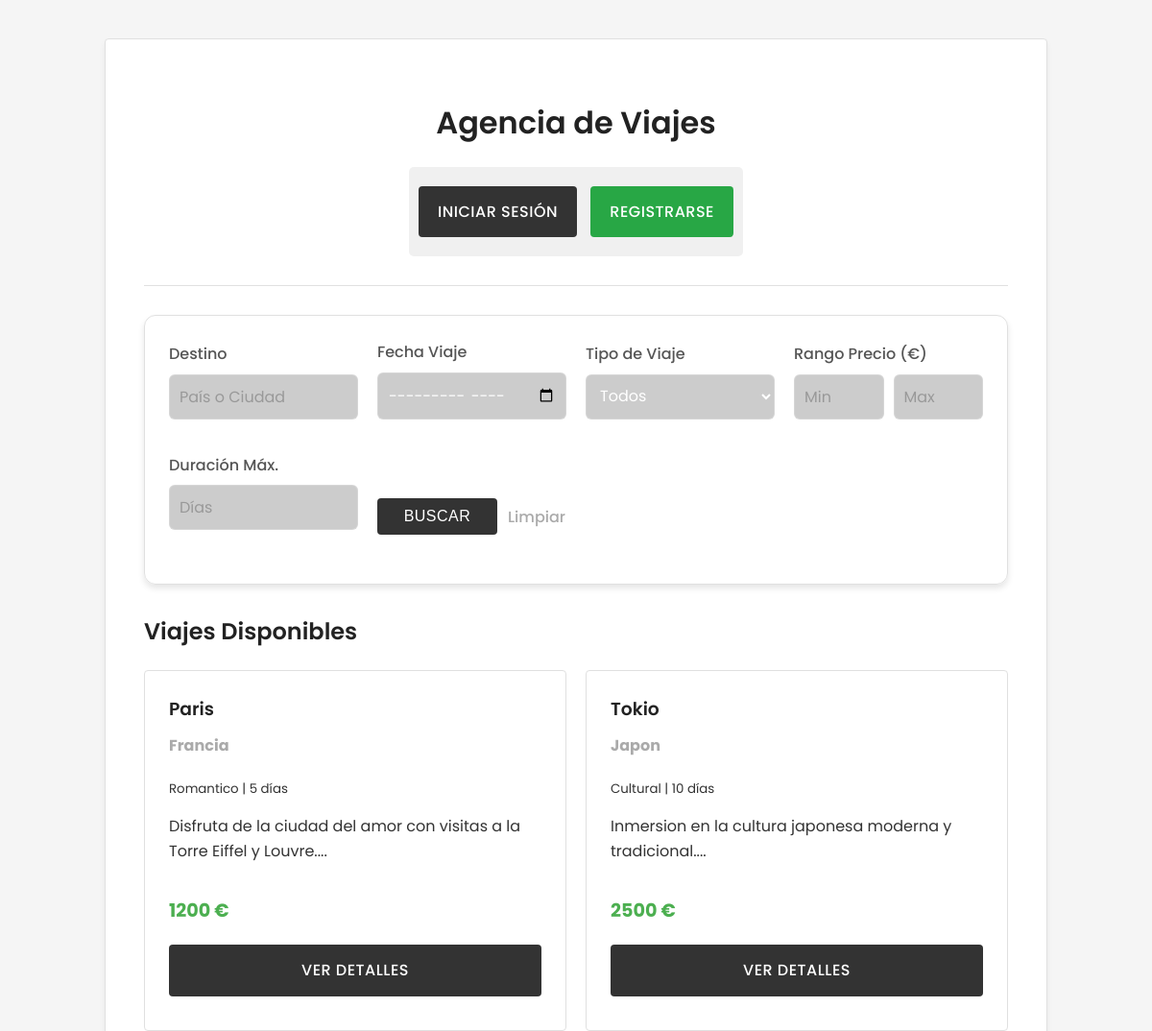
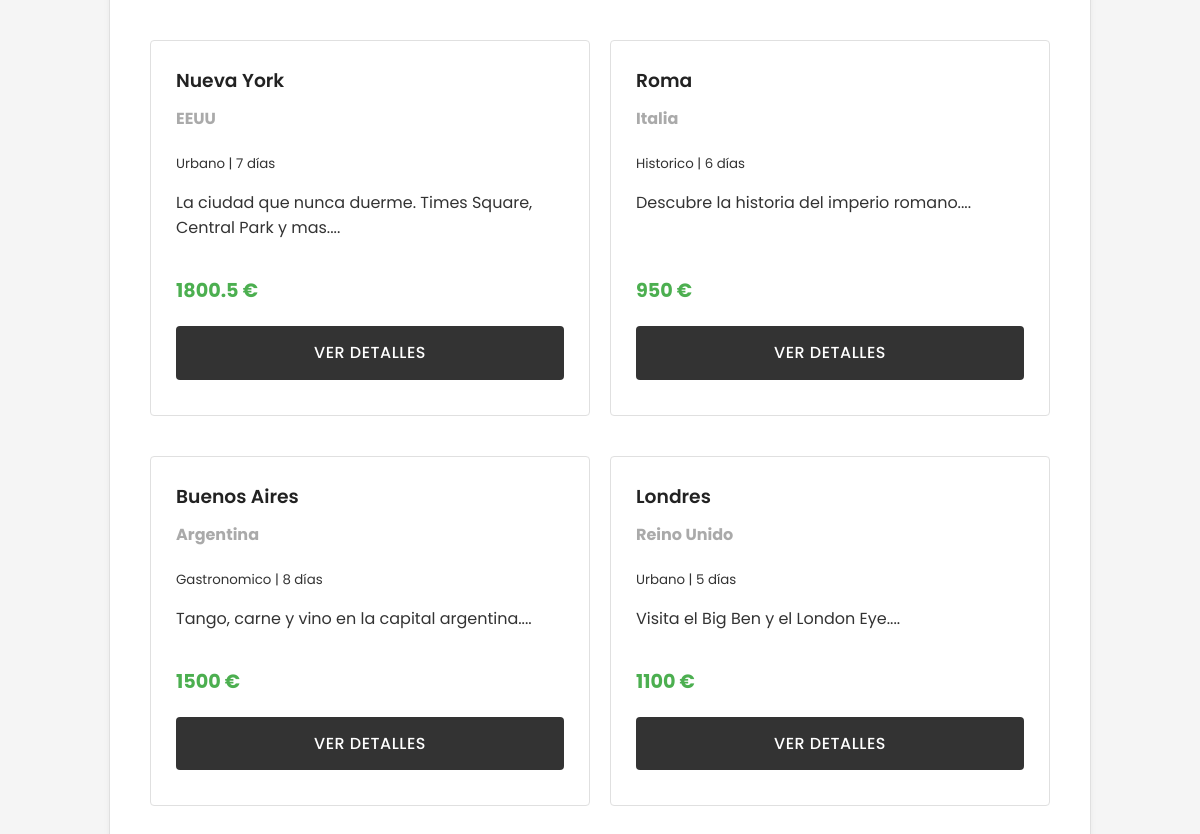
The page / on the database its author committed (2 pictures, top to bottom).
### tables this page shows
CREATE TABLE paquetes_turisticos (
    id_paquete VARCHAR(50) PRIMARY KEY,
    destino_pais VARCHAR(100),
    destino_ciudad VARCHAR(100),
    tipo_viaje VARCHAR(50),
    duracion INT,
    descripcion_detallada TEXT,
    itinerario TEXT,
    plazas INT,
    precio_base DOUBLE,
    id_proveedor VARCHAR(50),
    FOREIGN KEY (id_proveedor) REFERENCES proveedores(id_proveedor) ON DELETE CASCADE
);

### index.php (the view, shortened to what this page needs)
<html>
<head>
    <link rel="stylesheet" href="style.css">
</head>
<body>
    <div class="container">
        <?php
        include 'conexion.php';
        echo "<div style='text-align:center; margin-bottom: 20px;'>";
        echo "<h1>Agencia de Viajes</h1>";
        echo "<div style='background-color: #f0f0f0; padding: 10px; border-radius: 5px; display: inline-block;'>";
        if (isset($_SESSION['usuario'])) {
            echo "<span style='font-weight:bold; display:block; margin-bottom:5px;'>Hola, " . $_SESSION['usuario'] . "</span>";
            echo "<div style='font-size: 0.9em;'>";
            echo "<a href='mis_reservas.php' style='margin:0 10px;'>Mis Reservas</a>";
            echo "<a href='perfil.php' style='margin:0 10px;'>Mi Perfil</a>";
            if ($_SESSION['tipo'] == 'admin' || $_SESSION['tipo'] == 'empleado') {
                echo "<a href='admin_dashboard.php' style='margin:0 10px;'>Panel Admin</a>";
            }
            echo "<a href='logout.php' style='margin:0 10px; color: #dc3545;'>Salir</a>";
            echo "</div>";
        } else {
            echo "<a href='login.php' class='button' style='margin-right:10px;'>Iniciar Sesión</a> ";
            echo "<a href='registro.php' class='button' style='background-color:#28a745;'>Registrarse</a>";
        }
        echo "</div>";
        echo "</div>";
        echo "<hr>";
        $pais = isset($_GET['pais']) ? trim($_GET['pais']) : '';
        $fecha = isset($_GET['fecha']) ? $_GET['fecha'] : '';
        $precio_min = isset($_GET['precio_min']) ? $_GET['precio_min'] : '';
        $precio_max = isset($_GET['precio_max']) ? $_GET['precio_max'] : '';
        $duracion = isset($_GET['duracion']) ? $_GET['duracion'] : '';
        $errors = [];
        ?>
        <div class="filter-box"
            style="background: rgba(255,255,255,0.05); padding: 25px; border-radius: 12px; margin-bottom: 30px; box-shadow: 0 4px 6px rgba(0,0,0,0.1);">
            <form action="index.php" method="get">
                <div
                    style="display: grid; grid-template-columns: repeat(auto-fit, minmax(180px, 1fr)); gap: 20px; align-items: end;">
                    <div style="display: flex; flex-direction: column;">
                        <label style="font-weight: 500; margin-bottom: 8px;">Destino</label>
                        <input type="text" name="pais" value="<?php echo htmlspecialchars($pais); ?>"
                            placeholder="País o Ciudad"
                            style="padding: 10px; border: 1px solid rgba(255,255,255,0.2); border-radius: 6px; background: rgba(0,0,0,0.2); color: white;">
                    </div>
                    <div style="display: flex; flex-direction: column;">
                        <label style="font-weight: 500; margin-bottom: 8px;">Fecha Viaje</label>
                        <input type="month" name="fecha" value="<?php echo htmlspecialchars($fecha); ?>"
                            min="<?php echo date('Y-m'); ?>"
                            style="padding: 10px; border: 1px solid rgba(255,255,255,0.2); border-radius: 6px; background: rgba(0,0,0,0.2); color: white;">
                    </div>
                    <div style="display: flex; flex-direction: column;">
                        <label style="font-weight: 500; margin-bottom: 8px;">Tipo de Viaje</label>
                        <select name="tipo"
                            style="padding: 10px; border: 1px solid rgba(255,255,255,0.2); border-radius: 6px; background: rgba(0,0,0,0.2); color: white;">
                            <option value="">Todos</option>
                        </select>
                    </div>
                    <div style="display: flex; flex-direction: column;">
                        <label style="font-weight: 500; margin-bottom: 8px;">Rango Precio (€)</label>
                        <div style="display: flex; gap: 10px;">
                            <input type="number" name="precio_min" min="0" step="0.01"
                                value="<?php echo htmlspecialchars($precio_min); ?>" placeholder="Min"
                                style="width: 100%; padding: 10px; border: 1px solid rgba(255,255,255,0.2); border-radius: 6px; background: rgba(0,0,0,0.2); color: white;">
                            <input type="number" name="precio_max" min="0" step="0.01"
                                value="<?php echo htmlspecialchars($precio_max); ?>" placeholder="Max"
                                style="width: 100%; padding: 10px; border: 1px solid rgba(255,255,255,0.2); border-radius: 6px; background: rgba(0,0,0,0.2); color: white;">
                        </div>
                    </div>
                    <div style="display: flex; flex-direction: column;">
                        <label style="font-weight: 500; margin-bottom: 8px;">Duración Máx.</label>
                        <input type="number" name="duracion" min="1"
                            value="<?php echo htmlspecialchars($duracion); ?>" placeholder="Días"
                            style="width: 100%; padding: 10px; border: 1px solid rgba(255,255,255,0.2); border-radius: 6px; background: rgba(0,0,0,0.2); color: white;">
                    </div>
                    <div style="display: flex; gap: 10px;">
                        <input type="submit" value="Buscar" class="button"
                            style="padding: 10px 25px; cursor: pointer; flex: 2;">
                        <a href="index.php"
                            style="display: flex; align-items: center; justify-content: center; flex: 1; color: #aaa; text-decoration: none; border: 1px solid rgba(255,255,255,0.2); border-radius: 6px;">Limpiar</a>
                    </div>
                </div>
            </form>
        </div>
        <h2>Viajes Disponibles</h2>
        <div class="grid-viajes"
            style="display: grid; grid-template-columns: repeat(auto-fill, minmax(300px, 1fr)); gap: 20px;">
            <?php
            if (empty($errors)) {
                $sql = "SELECT DISTINCT p.* FROM paquetes_turisticos p";
                $res = mysqli_query($conex, $sql);
            } else {
                $res = null;
            }
            if ($res === null) {
                echo "<p>No se pueden mostrar resultados debido a errores en los filtros.</p>";
            } else if (!$res || mysqli_num_rows($res) == 0) {
                echo "<p>No se encontraron viajes con esos criterios.</p>";
            } else {
                while ($viaje = mysqli_fetch_array($res)) {
                    echo "<div class='card' style='display:flex; flex-direction:column; justify-content:space-between;'>";
                    echo "<div>";
                    echo "<h3>" . $viaje['destino_ciudad'] . "</h3>";
                    echo "<h4 style='color:#aaa; margin-top:-10px;'>" . $viaje['destino_pais'] . "</h4>";
                    echo "<p><small>" . $viaje['tipo_viaje'] . " | " . $viaje['duracion'] . " días</small></p>";
                    echo "<p>" . substr($viaje['descripcion_detallada'], 0, 100) . "...</p>";
                    echo "</div>";
                    echo "<div>";
                    echo "<p style='font-size:1.2em; font-weight:bold; color: #4CAF50;'>" . $viaje['precio_base'] . " €</p>";
                    echo "<a href='detalles_viaje.php?id=" . $viaje['id_paquete'] . "' class='button' style='display:block; text-align:center;'>Ver Detalles</a>";
                    echo "</div>";
                    echo "</div>";
                }
            }
            ?>
        </div>
    </div>
</body>
</html>

### style.css (style rules this page uses)
body { margin: 0; padding: 0; font-family: 'Poppins', 'Segoe UI', Helvetica, Arial, sans-serif; background-color: #f5f5f5; color: #333333; line-height: 1.6; min-height: 100vh; display: flex; flex-direction: column; align-items: center; }
h1, h2, h3 { color: #222222; margin-bottom: 20px; font-weight: 600; }
a { color: #444444; text-decoration: none; font-weight: 500; border-bottom: 1px solid transparent; transition: all 0.3s; }
.container { background-color: #ffffff; border: 1px solid #e0e0e0; border-radius: 4px; padding: 40px; width: 90%; max-width: 900px; margin: 40px auto; box-shadow: 0 4px 6px rgba(0, 0, 0, 0.05); }
label { display: block; margin-bottom: 5px; font-weight: 500; color: #555; }
input[type="text"], input[type="password"], input[type="email"], input[type="number"], input[type="date"], input[type="month"], select, textarea { width: 100%; padding: 12px; margin-bottom: 15px; display: block; border: 1px solid #cccccc; border-radius: 4px; box-sizing: border-box; background-color: #ffffff; color: #333333; font-size: 1rem; font-family: inherit; }
select option { background-color: #ffffff; color: #333333; }
input[type="submit"], .button, .btn { width: 100%; background-color: #333333; color: #ffffff; padding: 14px 20px; margin: 10px 0; border: none; border-radius: 4px; cursor: pointer; font-size: 1rem; font-weight: 500; text-align: center; display: inline-block; box-sizing: border-box; text-decoration: none; text-transform: uppercase; letter-spacing: 0.5px; transition: background-color 0.3s; }
a.button { width: auto; }
.card { background-color: #ffffff; border: 1px solid #e0e0e0; border-radius: 4px; padding: 25px; margin-bottom: 20px; transition: box-shadow 0.3s; }
.card h3 { margin-top: 0; color: #222; }
hr { border: 0; border-top: 1px solid #e0e0e0; margin: 30px 0; }
.filter-box { background-color: #f9f9f9; border: 1px solid #e0e0e0; padding: 20px; border-radius: 4px; margin-bottom: 30px; }

### rows shown on the page
paquetes_turisticos: destino_ciudad "Paris", destino_pais "Francia", tipo_viaje "Romantico", duracion "5", descripcion_detallada "Disfruta de la ciudad del amor con visitas a la Torre Eiffel y Louvre.", precio_base "1200"
paquetes_turisticos: destino_ciudad "Tokio", destino_pais "Japon", tipo_viaje "Cultural", duracion "10", descripcion_detallada "Inmersion en la cultura japonesa moderna y tradicional.", precio_base "2500"
paquetes_turisticos: destino_ciudad "Nueva York", destino_pais "EEUU", tipo_viaje "Urbano", duracion "7", descripcion_detallada "La ciudad que nunca duerme. Times Square, Central Park y mas.", precio_base "1800.5"
paquetes_turisticos: destino_ciudad "Roma", destino_pais "Italia", tipo_viaje "Historico", duracion "6", descripcion_detallada "Descubre la historia del imperio romano.", precio_base "950"
paquetes_turisticos: destino_ciudad "Buenos Aires", destino_pais "Argentina", tipo_viaje "Gastronomico", duracion "8", descripcion_detallada "Tango, carne y vino en la capital argentina.", precio_base "1500"
paquetes_turisticos: destino_ciudad "Londres", destino_pais "Reino Unido", tipo_viaje "Urbano", duracion "5", descripcion_detallada "Visita el Big Ben y el London Eye.", precio_base "1100"
